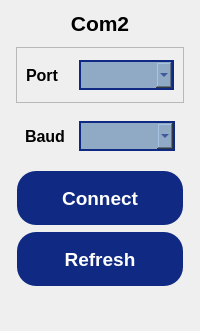
            <widget class="QWidget" name="blackcomPage">
             <layout class="QVBoxLayout" name="verticalLayout_62">
              <item>
               <widget class="QLabel" name="comLabel_2">
                <property name="font">
                 <font>
                  <pointsize>16</pointsize>
                  <bold>true</bold>
                 </font>
                </property>
                <property name="text">
                 <string>Com2</string>
                </property>
                <property name="alignment">
                 <set>Qt::AlignmentFlag::AlignCenter</set>
                </property>
               </widget>
              </item>
              <item>
               <widget class="QFrame" name="comFrame_2">
                <property name="minimumSize">
                 <size>
                  <width>0</width>
                  <height>250</height>
                 </size>
                </property>
                <property name="sizeIncrement">
                 <size>
                  <width>0</width>
                  <height>250</height>
                 </size>
                </property>
                <property name="frameShape">
                 <enum>QFrame::Shape::NoFrame</enum>
                </property>
                <property name="frameShadow">
                 <enum>QFrame::Shadow::Plain</enum>
                </property>
                <layout class="QVBoxLayout" name="verticalLayout_57">
                 <property name="spacing">
                  <number>5</number>
                 </property>
                 <property name="leftMargin">
                  <number>5</number>
                 </property>
                 <property name="topMargin">
                  <number>5</number>
                 </property>
                 <property name="rightMargin">
                  <number>5</number>
                 </property>
                 <property name="bottomMargin">
                  <number>5</number>
                 </property>
                 <item>
                  <widget class="QFrame" name="portFrame_2">
                   <property name="frameShape">
                    <enum>QFrame::Shape::StyledPanel</enum>
                   </property>
                   <property name="frameShadow">
                    <enum>QFrame::Shadow::Raised</enum>
                   </property>
                   <layout class="QHBoxLayout" name="horizontalLayout_45" stretch="1,2">
                    <item>
                     <widget class="QLabel" name="portLabel_2">
                      <property name="minimumSize">
                       <size>
                        <width>0</width>
                        <height>30</height>
                       </size>
                      </property>
                      <property name="font">
                       <font>
                        <pointsize>12</pointsize>
                        <bold>true</bold>
                       </font>
                      </property>
                      <property name="text">
                       <string>Port</string>
                      </property>
                     </widget>
                    </item>
                    <item>
                     <widget class="QComboBox" name="blackportComboBox">
                      <property name="minimumSize">
                       <size>
                        <width>0</width>
                        <height>30</height>
                       </size>
                      </property>
                      <property name="font">
                       <font>
                        <pointsize>12</pointsize>
                       </font>
                      </property>
                      <property name="styleSheet">
                       <string notr="true">QComboBox {
	background-color: rgb(144, 170, 197);
    border: 2px solid rgb(16, 42, 131);
	color: rgb(16, 42, 131);
}

QComboBox QAbstractItemView {
	background-color: rgb(144, 170, 197);
	selection-background-color: #A0D0F0;
	color: rgb(16, 42, 131);
}</string>
                      </property>
                     </widget>
                    </item>
                   </layout>
                  </widget>
                 </item>
                 <item>
                  <widget class="QFrame" name="baudFrame_2">
                   <property name="frameShape">
                    <enum>QFrame::Shape::NoFrame</enum>
                   </property>
                   <property name="frameShadow">
                    <enum>QFrame::Shadow::Plain</enum>
                   </property>
                   <layout class="QHBoxLayout" name="horizontalLayout_46" stretch="1,2">
                    <item>
                     <widget class="QLabel" name="baudLabel_2">
                      <property name="minimumSize">
                       <size>
                        <width>0</width>
                        <height>30</height>
                       </size>
                      </property>
                      <property name="font">
                       <font>
                        <pointsize>12</pointsize>
                        <bold>true</bold>
                       </font>
                      </property>
                      <property name="text">
                       <string>Baud</string>
                      </property>
                     </widget>
                    </item>
                    <item>
                     <widget class="QComboBox" name="blackbaudComboBox">
                      <property name="minimumSize">
                       <size>
                        <width>0</width>
                        <height>30</height>
                       </size>
                      </property>
                      <property name="font">
                       <font>
                        <pointsize>12</pointsize>
                       </font>
                      </property>
                      <property name="styleSheet">
                       <string notr="true">QComboBox {
	background-color: rgb(144, 170, 197);
    border: 2px solid rgb(16, 42, 131);
	color: rgb(16, 42, 131);
}

QComboBox QAbstractItemView {
	background-color: rgb(144, 170, 197);
	selection-background-color: #A0D0F0;
	color: rgb(16, 42, 131);
}</string>
                      </property>
                     </widget>
                    </item>
                   </layout>
                  </widget>
                 </item>
                 <item>
                  <widget class="QPushButton" name="blackconnectPushButton">
                   <property name="sizePolicy">
                    <sizepolicy hsizetype="Preferred" vsizetype="Preferred">
                     <horstretch>0</horstretch>
                     <verstretch>0</verstretch>
                    </sizepolicy>
                   </property>
                   <property name="minimumSize">
                    <size>
                     <width>0</width>
                     <height>40</height>
                    </size>
                   </property>
                   <property name="maximumSize">
                    <size>
                     <width>16777215</width>
                     <height>60</height>
                    </size>
                   </property>
                   <property name="font">
                    <font>
                     <pointsize>14</pointsize>
                     <bold>true</bold>
                    </font>
                   </property>
                   <property name="styleSheet">
                    <string notr="true">QPushButton {
	color: rgb(255, 255, 255);	
	background-color: rgb(16, 42, 131);
	border-color: transparent;
	border-style: outset;
	border-radius: 20px;
	border-width: 2px;
	padding: 6px;
}

QPushButton:hover {
	color: rgb(16, 42, 131);
	background-color: rgb(167, 198, 229);
	border-color: rgb(16, 42, 131);
}

QPushButton:disabled {
	background-color: rgb(172, 172, 172);
}</string>
                   </property>
                   <property name="text">
                    <string>Connect</string>
                   </property>
                  </widget>
                 </item>
                 <item>
                  <widget class="QPushButton" name="blackrefreshPushButton">
                   <property name="sizePolicy">
                    <sizepolicy hsizetype="Preferred" vsizetype="Preferred">
                     <horstretch>0</horstretch>
                     <verstretch>0</verstretch>
                    </sizepolicy>
                   </property>
                   <property name="minimumSize">
                    <size>
                     <width>0</width>
                     <height>40</height>
                    </size>
                   </property>
                   <property name="maximumSize">
                    <size>
                     <width>16777215</width>
                     <height>60</height>
                    </size>
                   </property>
                   <property name="font">
                    <font>
                     <pointsize>14</pointsize>
                     <bold>true</bold>
                    </font>
                   </property>
                   <property name="styleSheet">
                    <string notr="true">QPushButton {
	color: rgb(255, 255, 255);	
	background-color: rgb(16, 42, 131);
	border-color: transparent;
	border-style: outset;
	border-radius: 20px;
	border-width: 2px;
	padding: 6px;
}

QPushButton:hover {
	color: rgb(16, 42, 131);
	background-color: rgb(167, 198, 229);
	border-color: rgb(16, 42, 131);
}

QPushButton:disabled {
	background-color: rgb(172, 172, 172);
}</string>
                   </property>
                   <property name="text">
                    <string>Refresh</string>
                   </property>
                  </widget>
                 </item>
                </layout>
               </widget>
              </item>
              <item>
               <spacer name="verticalSpacer_9">
                <property name="orientation">
                 <enum>Qt::Orientation::Vertical</enum>
                </property>
                <property name="sizeHint" stdset="0">
                 <size>
                  <width>20</width>
                  <height>28</height>
                 </size>
                </property>
               </spacer>
              </item>
             </layout>
            </widget>
